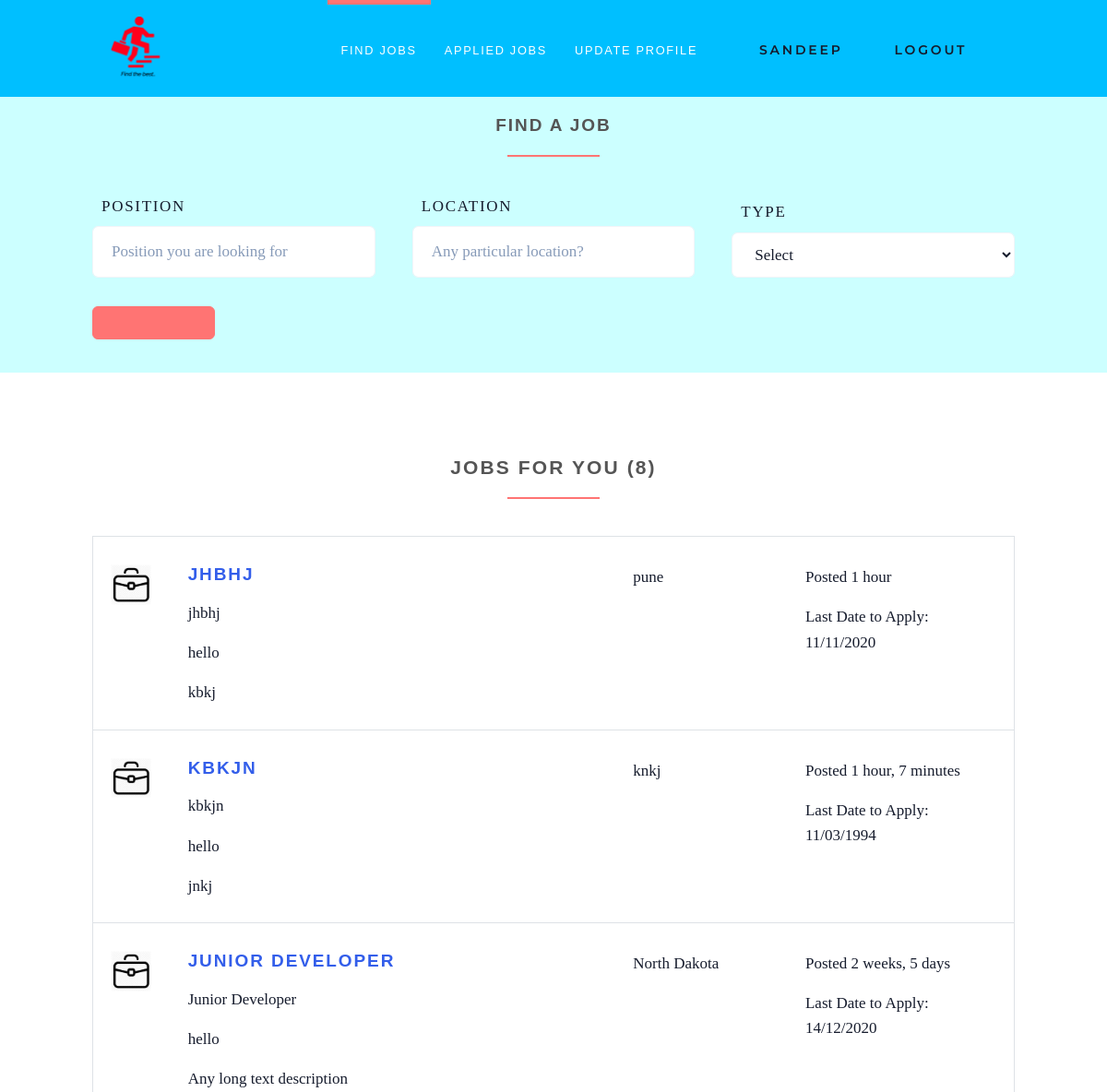
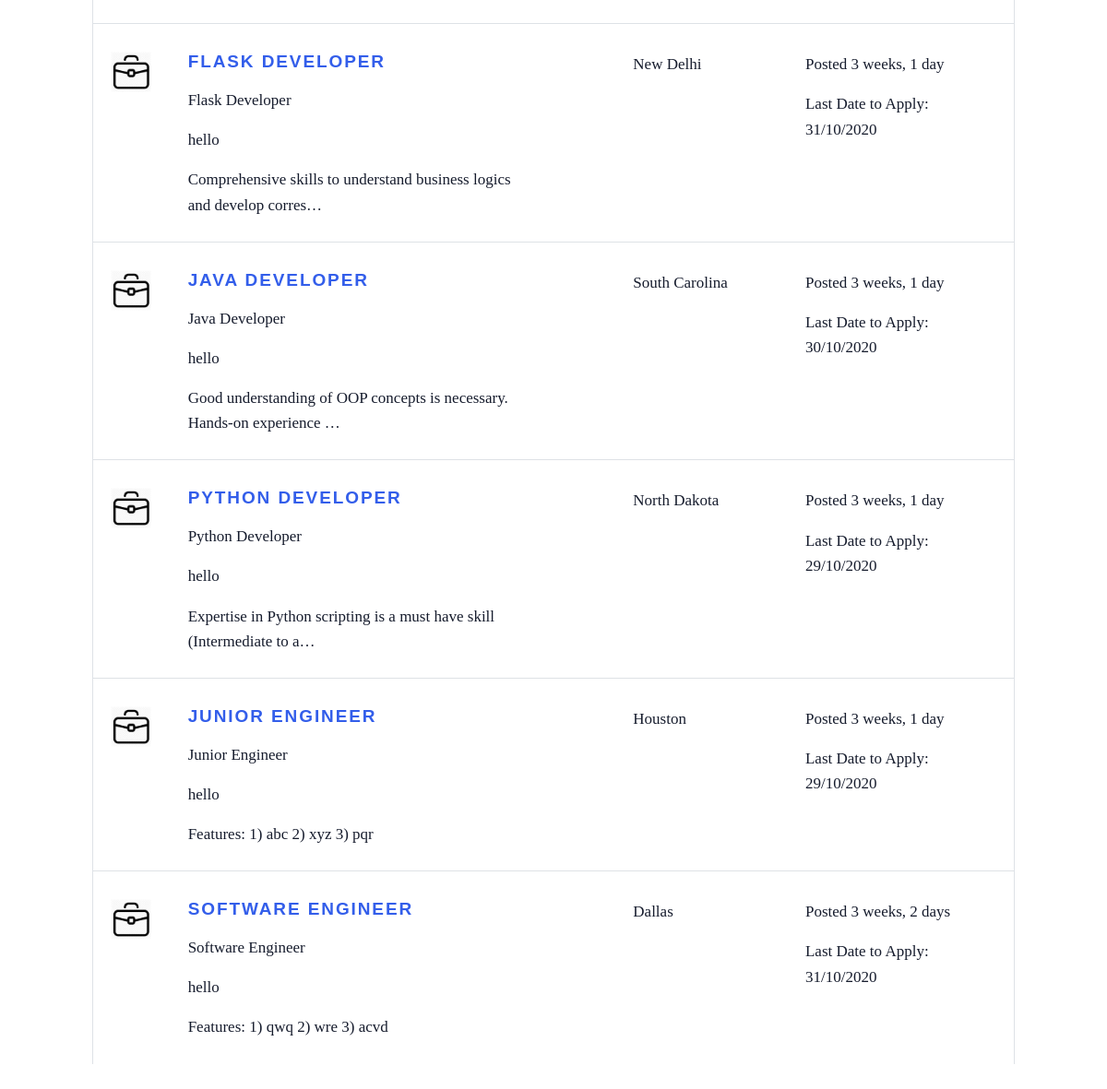
The app's page /search-jobs/ (signed in) with its own data (2 pictures, top to bottom).
### accounts/models.py (models this page shows, shortened)
class User(AbstractUser):
    username = None
    first_name = models.CharField(max_length=20, validators=[alphabets])
    last_name = models.CharField(max_length=20, validators=[alphabets])
    is_employee = models.BooleanField(default=False)
    is_employer = models.BooleanField(default=False)
    user_gender = models.CharField(max_length=10, choices=GENDER_CHOICES, blank=True, null=True)
    user_link = models.CharField(max_length=200, default="")
    user_skills = models.TextField(null=True, default="")
    email = models.EmailField(unique=True, blank=False,
                              error_messages={
                                  'unique': "A profile user with same email already exists in application.",
                              })
    company_name = models.CharField(max_length=20, null=True, blank=True)
    company_address = models.CharField(max_length=30, null=True, blank=True)
    USERNAME_FIELD = "email"
    REQUIRED_FIELDS = []
    objects = UserManagement()

### jobs/models.py (models this page shows)
class Job(models.Model):
    user = models.ForeignKey(User, on_delete=models.CASCADE)
    job_title = models.CharField(max_length=200)
    job_description = models.TextField()
    job_location = models.CharField(max_length=200)
    type = models.CharField(choices=JOB_TYPE, max_length=20)
    job_category = models.CharField(max_length=100)
    last_date = models.DateTimeField()
    company_name = models.CharField(max_length=100)
    company_description = models.CharField(max_length=300)
    job_website = models.CharField(max_length=200, default="")
    created_at = models.DateTimeField(default=timezone.now)
    filled = models.BooleanField(default=False)
    job_salary = models.BigIntegerField(default=0, blank=True)
    def __str__(self):
        return self.job_title

### jobs/views/home.py (the view, shortened to what this page needs)
# urls.py: path('search-jobs/', SearchView.as_view(), name='search-jobs'),
class SearchView(LoginRequiredMixin, ListView):
    model = Job
    template_name = 'jobs/search.html'
    context_object_name = 'jobs'
    extra_context = {'find_active':'active'}
    paginate_by = 2
    def get(self, request):
        context = {'find_active':'active'}
        jobs = self.model.objects.all().order_by('-created_at')[:10]
        list_header = 'Jobs for you'
        context.update({'jobs':jobs, 'list_header':list_header, 'method':'GET'})
        return render(request, 'jobs/search.html', context)

### templates/jobs/search.html (shortened to what this page needs)
{% extends 'base.html' %}
{% load static %}
{% block content %}
    <section class="job-form-section job-form-section--compressed ml-0">
        <div class="container">
            <h4 class="heading">Find a Job</span></h4>
            <form id="job-main-form" method="post" action="#" class="job-main-form">
                <div class="controls">
                    <div class="row align-items-end">
                        <div class="col-4 form-group">
                            <label for="profession">Position</label>
                            <input type="text" id="position" name="position"
                                   placeholder="Position you are looking for" class="form-control">
                        </div>
                        <div class="col-4 form-group">
                            <label for="location">Location</label>
                            <input type="text" id="location" name="location" placeholder="Any particular location?"
                                   value="" class="form-control">
                        </div>
                        <div class="col-4 form-group">
                            <label for="category">Type</label>
                            <select id="category" name="category" placeholder="Select" value="" class="form-control" size="1.5">
                                <option value="">Select</option>
                            </select>
                        </div>
                        <div class="col-sm-1 col-lg-2 form-group">
                            <button type="submit" name="name"
                                    class="btn btn-outline-white-primary job-main-form__button active">
                                <i class="fa fa-search"></i>
                            </button>
                        </div>
                    </div>
                </div>
            </form>
        </div>
    </section>
    <section>
        <div class="container">
            <h3 class="heading">{{list_header}} ({{jobs.count}})</h3>
            {%if jobs%}
                    {%if method == "GET"%}
                        {% for job in jobs %}
                            <div class="job-listing  ">
                                <div class="row">
                                    <div class="col-md-12 col-lg-6">
                                        <div class="row">
                                            <div class="col-2">
                                                <img src="{% static 'img/job.png' %}"
                                                     alt="Ipsioou " class="img-fluid">
                                            </div>
                                            <div class="col-10">
                                                <h4 class="job__title">
                                                        <a href="{%url 'jobs:job-details' job.id%}">{{ job.job_title }}</a></h4>
                                                <p class="job__company">
                                                    {{ job }}
                                                </p>
                                                <p>hello</p>
                                                <p>
                                                    {{ job.job_description|truncatechars:70 }}
                                                </p>
                                            </div>
                                        </div>
                                    </div>
                                    <div class="col-10 col-md-3 col-lg-2 ml-auto"><i class="fa fa-map-marker job__location"></i>
                                        {{ job.job_location }}
                                    </div>
                                    <div class="col-10 col-md-3 col-lg-3 ml-auto">
                                        <p>Posted {{ job.created_at|timesince }}</p>
                                        <p>Last Date to Apply: {{job.last_date|date:'d/m/Y'}}</p>
                                    </div>
                                </div>
                            </div>
                        {% endfor %}
                    {%endif%}
            {%else%}
                <button class="btn btn-outline-white-primary job-main-form__button">
                    <a href="{%url 'jobs:search-jobs'%}">See Recommendations</a>
                </button>
            {%endif%}
        </div>
    </section>
{% endblock %}

### templates/base.html (shortened to what this page needs)
{% load static %}
<!DOCTYPE html>
<html>
<head>
    <link rel="stylesheet"
          href="{% static 'vendor/bootstrap/css/bootstrap.min.css' %}">
    <link rel="stylesheet"
          href="{% static 'vendor/font-awesome/css/font-awesome.min.css' %}">
    <link rel="stylesheet"
          href="{% static 'vendor/owl.carousel/assets/owl.carousel.css' %}">
    <link rel="stylesheet"
          href="{% static 'vendor/owl.carousel/assets/owl.theme.default.css' %}">
    <link rel="stylesheet" href="{% static 'css/style.default.css' %}"
          id="theme-stylesheet">
    <link rel="stylesheet" href="{% static 'css/theme.min.css' %}">
    <link rel="stylesheet" href="{% static 'css/custom.css' %}">
</head>
<body>
<header class="header">
    <nav class="navbar navbar-expand-lg">
        <div class="container">
            <a href="/" class="navbar-brand">
                <img src="{% static 'img/jobhub.png' %}" alt="logo" class="d-none d-lg-block img-logo">
            </a>
            <div id="navbarSupportedContent" class="collapse navbar-collapse">
                <ul class="navbar-nav ml-auto">
                    {% if request.user.is_authenticated %}
                        {% if request.user.is_employee %}
                            <li class="nav-item {{find_active}}">
                                <a href="{% url 'jobs:search-jobs' %}" class="nav-link">Find Jobs<span class="sr-only">(current)</span></a>
                            </li>
                            <li class="nav-item {{applied_active}}">
                                <a href="{%url 'jobs:applied-jobs'%}" class="nav-link">Applied Jobs<span class="sr-only">(current)</span></a>
                            </li>
                            <li class="nav-item {{update_active}}">
                                <a href="{%url 'accounts:update-employee'%}" class="nav-link">Update Profile<span class="sr-only">(current)</span></a>
                            </li>
                        {% endif %}
                        <li class="nav-item" style="color: #fff">
                            <a href="#" class="btn navbar-btn  mb-5 mb-lg-0">
                                    <i class="fa fa-user"></i>{{ request.user.first_name }}
                            </a>
                        </li>
                        <li class="nav-item" style="color: #fff">
                             <a href="{% url 'accounts:logout' %}" class="btn navbar-btn  mb-5 mb-lg-0">Logout<i class="fa fa-sign-out"></i></a>
                        </li>
                    {% endif %}
                </ul>
            </div>
        </div>
    </nav>
</header>
<div>
    {% block content %} {% endblock %}
</div>
</body>
</html>

### static/css/custom.css (style rules this page uses)
h1, h2, h3, h4, h5, h6, .h1, .h2, .h3, .h4, .box-simple h3, .box-image .name h3, .box-image-text .top .name h3, .box-image-text .top .name h4, .h5, .h6 { margin-bottom: 1rem; font-family: "avenir", Helvetica, Arial,sans-serif; font-weight: 700; line-height: 1.2; color: #555; letter-spacing: 0.1em; }
.navbar ul.navbar-nav>li>a:not(.navbar-btn) { color: #fff; font-weight: 300; font-family: "avenir",Helvetica,Arial,sans-serif; font-size: 0.8rem; }
.navbar { text-transform: uppercase; letter-spacing: 0.1em; background: deepskyblue; padding-top: 0 !important; padding-bottom: 0 !important; }
.btn { padding: .375rem .75rem; font-size: .875rem; }
.img-logo { height: 70px; }

### records on screen
User: user.first_name "SANDEEP"
Job: job_title "JHBHJ", job_title "jhbhj", job_description "kbkj", job_location "pune", created_at "1 hour", last_date "11/11/2020"
Job: job_title "KBKJN", job_title "kbkjn", job_description "jnkj", job_location "knkj", created_at "1 hour, 7 minutes", last_date "11/03/1994"
Job: job_title "JUNIOR DEVELOPER", job_title "Junior Developer", job_description "Any long text description", job_location "North Dakota", created_at "2 weeks, 5 days", last_date "14/12/2020"
Job: job_title "FLASK DEVELOPER", job_title "Flask Developer", job_description "Comprehensive skills to understand business logics and develop corres…", job_location "New Delhi", created_at "3 weeks, 1 day", last_date "31/10/2020"
Job: job_title "JAVA DEVELOPER", job_title "Java Developer", job_description "Good understanding of OOP concepts is necessary. Hands-on experience …", job_location "South Carolina", created_at "3 weeks, 1 day", last_date "30/10/2020"
Job: job_title "PYTHON DEVELOPER", job_title "Python Developer", job_description "Expertise in Python scripting is a must have skill (Intermediate to a…", job_location "North Dakota", created_at "3 weeks, 1 day", last_date "29/10/2020"
Job: job_title "JUNIOR ENGINEER", job_title "Junior Engineer", job_description "Features: 1) abc 2) xyz 3) pqr", job_location "Houston", created_at "3 weeks, 1 day", last_date "29/10/2020"
Job: job_title "SOFTWARE ENGINEER", job_title "Software Engineer", job_description "Features: 1) qwq 2) wre 3) acvd", job_location "Dallas", created_at "3 weeks, 2 days", last_date "31/10/2020"

### other values on screen
{{ list_header }} "JOBS FOR YOU"
{{ jobs.count }} "8"
